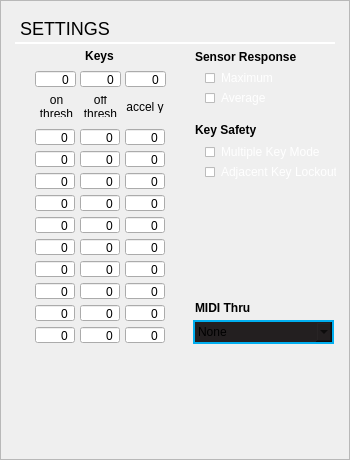
  <widget class="QFrame" name="settingsFrame">
   <property name="geometry">
    <rect>
     <x>0</x>
     <y>0</y>
     <width>350</width>
     <height>460</height>
    </rect>
   </property>
   <property name="focusPolicy">
    <enum>Qt::NoFocus</enum>
   </property>
   <property name="styleSheet">
    <string notr="true"/>
   </property>
   <property name="frameShape">
    <enum>QFrame::StyledPanel</enum>
   </property>
   <property name="frameShadow">
    <enum>QFrame::Raised</enum>
   </property>
   <widget class="QLabel" name="label_28">
    <property name="geometry">
     <rect>
      <x>20</x>
      <y>8</y>
      <width>181</width>
      <height>41</height>
     </rect>
    </property>
    <property name="font">
     <font>
      <pointsize>-1</pointsize>
      <italic>false</italic>
      <bold>false</bold>
     </font>
    </property>
    <property name="styleSheet">
     <string notr="true">QLabel
	{
		font:							 18px;
	}</string>
    </property>
    <property name="text">
     <string>SETTINGS</string>
    </property>
   </widget>
   <widget class="QLabel" name="label_29">
    <property name="geometry">
     <rect>
      <x>15</x>
      <y>42</y>
      <width>320</width>
      <height>16</height>
     </rect>
    </property>
    <property name="styleSheet">
     <string notr="true">QLabel
{
border-top: 2px solid white;
}</string>
    </property>
    <property name="text">
     <string/>
    </property>
   </widget>
   <widget class="QLabel" name="label_27">
    <property name="geometry">
     <rect>
      <x>195</x>
      <y>120</y>
      <width>101</width>
      <height>20</height>
     </rect>
    </property>
    <property name="font">
     <font>
      <pointsize>-1</pointsize>
      <italic>false</italic>
      <bold>true</bold>
     </font>
    </property>
    <property name="styleSheet">
     <string notr="true">font: bold 12px;</string>
    </property>
    <property name="text">
     <string>Key Safety</string>
    </property>
    <property name="alignment">
     <set>Qt::AlignLeading|Qt::AlignLeft|Qt::AlignVCenter</set>
    </property>
   </widget>
   <widget class="QLabel" name="label_15">
    <property name="geometry">
     <rect>
      <x>121</x>
      <y>100</y>
      <width>48</width>
      <height>13</height>
     </rect>
    </property>
    <property name="text">
     <string>accel y</string>
    </property>
    <property name="alignment">
     <set>Qt::AlignCenter</set>
    </property>
    <property name="wordWrap">
     <bool>true</bool>
    </property>
   </widget>
   <widget class="QLabel" name="label_18">
    <property name="geometry">
     <rect>
      <x>80</x>
      <y>96</y>
      <width>41</width>
      <height>21</height>
     </rect>
    </property>
    <property name="text">
     <string>off thresh</string>
    </property>
    <property name="alignment">
     <set>Qt::AlignCenter</set>
    </property>
    <property name="wordWrap">
     <bool>true</bool>
    </property>
   </widget>
   <widget class="QLabel" name="label_17">
    <property name="geometry">
     <rect>
      <x>36</x>
      <y>96</y>
      <width>41</width>
      <height>21</height>
     </rect>
    </property>
    <property name="text">
     <string>on thresh</string>
    </property>
    <property name="alignment">
     <set>Qt::AlignCenter</set>
    </property>
    <property name="wordWrap">
     <bool>true</bool>
    </property>
   </widget>
   <widget class="QLabel" name="label_2">
    <property name="geometry">
     <rect>
      <x>74</x>
      <y>46</y>
      <width>51</width>
      <height>20</height>
     </rect>
    </property>
    <property name="styleSheet">
     <string notr="true">font: bold 12px</string>
    </property>
    <property name="text">
     <string>Keys</string>
    </property>
    <property name="alignment">
     <set>Qt::AlignCenter</set>
    </property>
   </widget>
   <widget class="QSpinBox" name="allAccelY">
    <property name="geometry">
     <rect>
      <x>125</x>
      <y>70</y>
      <width>41</width>
      <height>18</height>
     </rect>
    </property>
    <property name="alignment">
     <set>Qt::AlignRight|Qt::AlignTrailing|Qt::AlignVCenter</set>
    </property>
    <property name="buttonSymbols">
     <enum>QAbstractSpinBox::NoButtons</enum>
    </property>
    <property name="maximum">
     <number>127</number>
    </property>
   </widget>
   <widget class="QSpinBox" name="allOffThresh">
    <property name="geometry">
     <rect>
      <x>80</x>
      <y>70</y>
      <width>41</width>
      <height>18</height>
     </rect>
    </property>
    <property name="alignment">
     <set>Qt::AlignRight|Qt::AlignTrailing|Qt::AlignVCenter</set>
    </property>
    <property name="buttonSymbols">
     <enum>QAbstractSpinBox::NoButtons</enum>
    </property>
    <property name="maximum">
     <number>127</number>
    </property>
   </widget>
   <widget class="QSpinBox" name="allOnThresh">
    <property name="geometry">
     <rect>
      <x>35</x>
      <y>70</y>
      <width>41</width>
      <height>18</height>
     </rect>
    </property>
    <property name="alignment">
     <set>Qt::AlignRight|Qt::AlignTrailing|Qt::AlignVCenter</set>
    </property>
    <property name="buttonSymbols">
     <enum>QAbstractSpinBox::NoButtons</enum>
    </property>
    <property name="maximum">
     <number>127</number>
    </property>
   </widget>
   <widget class="QSpinBox" name="key1OnThresh">
    <property name="geometry">
     <rect>
      <x>35</x>
      <y>128</y>
      <width>40</width>
      <height>18</height>
     </rect>
    </property>
    <property name="alignment">
     <set>Qt::AlignRight|Qt::AlignTrailing|Qt::AlignVCenter</set>
    </property>
    <property name="buttonSymbols">
     <enum>QAbstractSpinBox::NoButtons</enum>
    </property>
    <property name="maximum">
     <number>127</number>
    </property>
   </widget>
   <widget class="QSpinBox" name="key1OffThresh">
    <property name="geometry">
     <rect>
      <x>80</x>
      <y>128</y>
      <width>40</width>
      <height>18</height>
     </rect>
    </property>
    <property name="alignment">
     <set>Qt::AlignRight|Qt::AlignTrailing|Qt::AlignVCenter</set>
    </property>
    <property name="buttonSymbols">
     <enum>QAbstractSpinBox::NoButtons</enum>
    </property>
    <property name="maximum">
     <number>127</number>
    </property>
   </widget>
   <widget class="QSpinBox" name="key1AccelY">
    <property name="geometry">
     <rect>
      <x>125</x>
      <y>128</y>
      <width>40</width>
      <height>18</height>
     </rect>
    </property>
    <property name="alignment">
     <set>Qt::AlignRight|Qt::AlignTrailing|Qt::AlignVCenter</set>
    </property>
    <property name="buttonSymbols">
     <enum>QAbstractSpinBox::NoButtons</enum>
    </property>
    <property name="maximum">
     <number>127</number>
    </property>
   </widget>
   <widget class="QSpinBox" name="key2OnThresh">
    <property name="geometry">
     <rect>
      <x>35</x>
      <y>150</y>
      <width>40</width>
      <height>18</height>
     </rect>
    </property>
    <property name="alignment">
     <set>Qt::AlignRight|Qt::AlignTrailing|Qt::AlignVCenter</set>
    </property>
    <property name="buttonSymbols">
     <enum>QAbstractSpinBox::NoButtons</enum>
    </property>
    <property name="maximum">
     <number>127</number>
    </property>
   </widget>
   <widget class="QSpinBox" name="key2OffThresh">
    <property name="geometry">
     <rect>
      <x>80</x>
      <y>150</y>
      <width>40</width>
      <height>18</height>
     </rect>
    </property>
    <property name="alignment">
     <set>Qt::AlignRight|Qt::AlignTrailing|Qt::AlignVCenter</set>
    </property>
    <property name="buttonSymbols">
     <enum>QAbstractSpinBox::NoButtons</enum>
    </property>
    <property name="maximum">
     <number>127</number>
    </property>
   </widget>
   <widget class="QSpinBox" name="key2AccelY">
    <property name="geometry">
     <rect>
      <x>125</x>
      <y>150</y>
      <width>40</width>
      <height>18</height>
     </rect>
    </property>
    <property name="alignment">
     <set>Qt::AlignRight|Qt::AlignTrailing|Qt::AlignVCenter</set>
    </property>
    <property name="buttonSymbols">
     <enum>QAbstractSpinBox::NoButtons</enum>
    </property>
    <property name="maximum">
     <number>127</number>
    </property>
   </widget>
   <widget class="QSpinBox" name="key3OnThresh">
    <property name="geometry">
     <rect>
      <x>35</x>
      <y>172</y>
      <width>40</width>
      <height>18</height>
     </rect>
    </property>
    <property name="alignment">
     <set>Qt::AlignRight|Qt::AlignTrailing|Qt::AlignVCenter</set>
    </property>
    <property name="buttonSymbols">
     <enum>QAbstractSpinBox::NoButtons</enum>
    </property>
    <property name="maximum">
     <number>127</number>
    </property>
   </widget>
   <widget class="QSpinBox" name="key3OffThresh">
    <property name="geometry">
     <rect>
      <x>80</x>
      <y>172</y>
      <width>40</width>
      <height>18</height>
     </rect>
    </property>
    <property name="alignment">
     <set>Qt::AlignRight|Qt::AlignTrailing|Qt::AlignVCenter</set>
    </property>
    <property name="buttonSymbols">
     <enum>QAbstractSpinBox::NoButtons</enum>
    </property>
    <property name="maximum">
     <number>127</number>
    </property>
   </widget>
   <widget class="QSpinBox" name="key3AccelY">
    <property name="geometry">
     <rect>
      <x>125</x>
      <y>172</y>
      <width>40</width>
      <height>18</height>
     </rect>
    </property>
    <property name="alignment">
     <set>Qt::AlignRight|Qt::AlignTrailing|Qt::AlignVCenter</set>
    </property>
    <property name="buttonSymbols">
     <enum>QAbstractSpinBox::NoButtons</enum>
    </property>
    <property name="maximum">
     <number>127</number>
    </property>
   </widget>
   <widget class="QSpinBox" name="key4OnThresh">
    <property name="geometry">
     <rect>
      <x>35</x>
      <y>194</y>
      <width>40</width>
      <height>18</height>
     </rect>
    </property>
    <property name="alignment">
     <set>Qt::AlignRight|Qt::AlignTrailing|Qt::AlignVCenter</set>
    </property>
    <property name="buttonSymbols">
     <enum>QAbstractSpinBox::NoButtons</enum>
    </property>
    <property name="maximum">
     <number>127</number>
    </property>
   </widget>
   <widget class="QSpinBox" name="key4OffThresh">
    <property name="geometry">
     <rect>
      <x>80</x>
      <y>194</y>
      <width>40</width>
      <height>18</height>
     </rect>
    </property>
    <property name="alignment">
     <set>Qt::AlignRight|Qt::AlignTrailing|Qt::AlignVCenter</set>
    </property>
    <property name="buttonSymbols">
     <enum>QAbstractSpinBox::NoButtons</enum>
    </property>
    <property name="maximum">
     <number>127</number>
    </property>
   </widget>
   <widget class="QSpinBox" name="key4AccelY">
    <property name="geometry">
     <rect>
      <x>125</x>
      <y>194</y>
      <width>40</width>
      <height>18</height>
     </rect>
    </property>
    <property name="alignment">
     <set>Qt::AlignRight|Qt::AlignTrailing|Qt::AlignVCenter</set>
    </property>
    <property name="buttonSymbols">
     <enum>QAbstractSpinBox::NoButtons</enum>
    </property>
    <property name="maximum">
     <number>127</number>
    </property>
   </widget>
   <widget class="QSpinBox" name="key5OnThresh">
    <property name="geometry">
     <rect>
      <x>35</x>
      <y>216</y>
      <width>40</width>
      <height>18</height>
     </rect>
    </property>
    <property name="alignment">
     <set>Qt::AlignRight|Qt::AlignTrailing|Qt::AlignVCenter</set>
    </property>
    <property name="buttonSymbols">
     <enum>QAbstractSpinBox::NoButtons</enum>
    </property>
    <property name="maximum">
     <number>127</number>
    </property>
   </widget>
   <widget class="QSpinBox" name="key5OffThresh">
    <property name="geometry">
     <rect>
      <x>80</x>
      <y>216</y>
      <width>40</width>
      <height>18</height>
     </rect>
    </property>
    <property name="alignment">
     <set>Qt::AlignRight|Qt::AlignTrailing|Qt::AlignVCenter</set>
    </property>
    <property name="buttonSymbols">
     <enum>QAbstractSpinBox::NoButtons</enum>
    </property>
    <property name="maximum">
     <number>127</number>
    </property>
   </widget>
   <widget class="QSpinBox" name="key5AccelY">
    <property name="geometry">
     <rect>
      <x>125</x>
      <y>216</y>
      <width>40</width>
      <height>18</height>
     </rect>
    </property>
    <property name="alignment">
     <set>Qt::AlignRight|Qt::AlignTrailing|Qt::AlignVCenter</set>
    </property>
    <property name="buttonSymbols">
     <enum>QAbstractSpinBox::NoButtons</enum>
    </property>
    <property name="maximum">
     <number>127</number>
    </property>
   </widget>
   <widget class="QSpinBox" name="key6OnThresh">
    <property name="geometry">
     <rect>
      <x>35</x>
      <y>238</y>
      <width>40</width>
      <height>18</height>
     </rect>
    </property>
    <property name="alignment">
     <set>Qt::AlignRight|Qt::AlignTrailing|Qt::AlignVCenter</set>
    </property>
    <property name="buttonSymbols">
     <enum>QAbstractSpinBox::NoButtons</enum>
    </property>
    <property name="maximum">
     <number>127</number>
    </property>
   </widget>
   <widget class="QSpinBox" name="key6OffThresh">
    <property name="geometry">
     <rect>
      <x>80</x>
      <y>238</y>
      <width>40</width>
      <height>18</height>
     </rect>
    </property>
    <property name="alignment">
     <set>Qt::AlignRight|Qt::AlignTrailing|Qt::AlignVCenter</set>
    </property>
    <property name="buttonSymbols">
     <enum>QAbstractSpinBox::NoButtons</enum>
    </property>
    <property name="maximum">
     <number>127</number>
    </property>
   </widget>
   <widget class="QSpinBox" name="key6AccelY">
    <property name="geometry">
     <rect>
      <x>125</x>
      <y>238</y>
      <width>40</width>
      <height>18</height>
     </rect>
    </property>
    <property name="alignment">
     <set>Qt::AlignRight|Qt::AlignTrailing|Qt::AlignVCenter</set>
    </property>
    <property name="buttonSymbols">
     <enum>QAbstractSpinBox::NoButtons</enum>
    </property>
    <property name="maximum">
     <number>127</number>
    </property>
   </widget>
   <widget class="QSpinBox" name="key7OnThresh">
    <property name="geometry">
     <rect>
      <x>35</x>
      <y>260</y>
      <width>40</width>
      <height>18</height>
     </rect>
    </property>
    <property name="alignment">
     <set>Qt::AlignRight|Qt::AlignTrailing|Qt::AlignVCenter</set>
    </property>
    <property name="buttonSymbols">
     <enum>QAbstractSpinBox::NoButtons</enum>
    </property>
    <property name="maximum">
     <number>127</number>
    </property>
   </widget>
   <widget class="QSpinBox" name="key7OffThresh">
    <property name="geometry">
     <rect>
      <x>80</x>
      <y>260</y>
      <width>40</width>
      <height>18</height>
     </rect>
    </property>
    <property name="alignment">
     <set>Qt::AlignRight|Qt::AlignTrailing|Qt::AlignVCenter</set>
    </property>
    <property name="buttonSymbols">
     <enum>QAbstractSpinBox::NoButtons</enum>
    </property>
    <property name="maximum">
     <number>127</number>
    </property>
   </widget>
   <widget class="QSpinBox" name="key7AccelY">
    <property name="geometry">
     <rect>
      <x>125</x>
      <y>260</y>
      <width>40</width>
      <height>18</height>
     </rect>
    </property>
    <property name="alignment">
     <set>Qt::AlignRight|Qt::AlignTrailing|Qt::AlignVCenter</set>
    </property>
    <property name="buttonSymbols">
     <enum>QAbstractSpinBox::NoButtons</enum>
    </property>
    <property name="maximum">
     <number>127</number>
    </property>
   </widget>
   <widget class="QSpinBox" name="key8OnThresh">
    <property name="geometry">
     <rect>
      <x>35</x>
      <y>282</y>
      <width>40</width>
      <height>18</height>
     </rect>
    </property>
    <property name="alignment">
     <set>Qt::AlignRight|Qt::AlignTrailing|Qt::AlignVCenter</set>
    </property>
    <property name="buttonSymbols">
     <enum>QAbstractSpinBox::NoButtons</enum>
    </property>
    <property name="maximum">
     <number>127</number>
    </property>
   </widget>
   <widget class="QSpinBox" name="key8OffThresh">
    <property name="geometry">
     <rect>
      <x>80</x>
      <y>282</y>
      <width>40</width>
      <height>18</height>
     </rect>
    </property>
    <property name="alignment">
     <set>Qt::AlignRight|Qt::AlignTrailing|Qt::AlignVCenter</set>
    </property>
    <property name="buttonSymbols">
     <enum>QAbstractSpinBox::NoButtons</enum>
    </property>
    <property name="maximum">
     <number>127</number>
    </property>
   </widget>
   <widget class="QSpinBox" name="key8AccelY">
    <property name="geometry">
     <rect>
      <x>125</x>
      <y>282</y>
      <width>40</width>
      <height>18</height>
     </rect>
    </property>
    <property name="alignment">
     <set>Qt::AlignRight|Qt::AlignTrailing|Qt::AlignVCenter</set>
    </property>
    <property name="buttonSymbols">
     <enum>QAbstractSpinBox::NoButtons</enum>
    </property>
    <property name="maximum">
     <number>127</number>
    </property>
   </widget>
   <widget class="QSpinBox" name="key9OnThresh">
    <property name="geometry">
     <rect>
      <x>35</x>
      <y>304</y>
      <width>40</width>
      <height>18</height>
     </rect>
    </property>
    <property name="alignment">
     <set>Qt::AlignRight|Qt::AlignTrailing|Qt::AlignVCenter</set>
    </property>
    <property name="buttonSymbols">
     <enum>QAbstractSpinBox::NoButtons</enum>
    </property>
    <property name="maximum">
     <number>127</number>
    </property>
   </widget>
   <widget class="QSpinBox" name="key9OffThresh">
    <property name="geometry">
     <rect>
      <x>80</x>
      <y>304</y>
      <width>40</width>
      <height>18</height>
     </rect>
    </property>
    <property name="alignment">
     <set>Qt::AlignRight|Qt::AlignTrailing|Qt::AlignVCenter</set>
    </property>
    <property name="buttonSymbols">
     <enum>QAbstractSpinBox::NoButtons</enum>
    </property>
    <property name="maximum">
     <number>127</number>
    </property>
   </widget>
   <widget class="QSpinBox" name="key9AccelY">
    <property name="geometry">
     <rect>
      <x>125</x>
      <y>304</y>
      <width>40</width>
      <height>18</height>
     </rect>
    </property>
    <property name="alignment">
     <set>Qt::AlignRight|Qt::AlignTrailing|Qt::AlignVCenter</set>
    </property>
    <property name="buttonSymbols">
     <enum>QAbstractSpinBox::NoButtons</enum>
    </property>
    <property name="maximum">
     <number>127</number>
    </property>
   </widget>
   <widget class="QSpinBox" name="key10OffThresh">
    <property name="geometry">
     <rect>
      <x>80</x>
      <y>326</y>
      <width>40</width>
      <height>18</height>
     </rect>
    </property>
    <property name="alignment">
     <set>Qt::AlignRight|Qt::AlignTrailing|Qt::AlignVCenter</set>
    </property>
    <property name="buttonSymbols">
     <enum>QAbstractSpinBox::NoButtons</enum>
    </property>
    <property name="maximum">
     <number>127</number>
    </property>
   </widget>
   <widget class="QSpinBox" name="key10AccelY">
    <property name="geometry">
     <rect>
      <x>125</x>
      <y>326</y>
      <width>40</width>
      <height>18</height>
     </rect>
    </property>
    <property name="alignment">
     <set>Qt::AlignRight|Qt::AlignTrailing|Qt::AlignVCenter</set>
    </property>
    <property name="buttonSymbols">
     <enum>QAbstractSpinBox::NoButtons</enum>
    </property>
    <property name="maximum">
     <number>127</number>
    </property>
   </widget>
   <widget class="QLabel" name="label_31">
    <property name="geometry">
     <rect>
      <x>180</x>
      <y>60</y>
      <width>20</width>
      <height>291</height>
     </rect>
    </property>
    <property name="styleSheet">
     <string notr="true">QLabel
{
border-left: 1px solid white;
}</string>
    </property>
    <property name="text">
     <string/>
    </property>
   </widget>
   <widget class="QLabel" name="label">
    <property name="geometry">
     <rect>
      <x>195</x>
      <y>46</y>
      <width>149</width>
      <height>21</height>
     </rect>
    </property>
    <property name="styleSheet">
     <string notr="true">font: bold 12px;</string>
    </property>
    <property name="text">
     <string>Sensor Response</string>
    </property>
   </widget>
   <widget class="QCheckBox" name="sensorResponseMax">
    <property name="geometry">
     <rect>
      <x>205</x>
      <y>70</y>
      <width>123</width>
      <height>16</height>
     </rect>
    </property>
    <property name="focusPolicy">
     <enum>Qt::WheelFocus</enum>
    </property>
    <property name="styleSheet">
     <string notr="true">QCheckBox
{
color: rgba(255,255,255,250);
	font: 10pt &quot;Futura&quot;;
}

QCheckBox::indicator {
     width: 10px;
     height: 10px;
 }

  QCheckBox::indicator::unchecked {
     image: url(:/resources/radio_off.png);
 }

 QCheckBox::indicator:unchecked:hover {
     image: url(:/resources/radio_off.png);
 }

 QCheckBox::indicator:unchecked:pressed {
     image: url(:/resources/radio_on.png);
 }

 QCheckBox::indicator::checked {
     image: url(:/resources/radio_on.png);
 }

 QCheckBox::indicator:checked:pressed {
     image: url(:/resources/radio_off.png);
 }

 QCheckBox::indicator::unchecked:focus {
     image: url(:/resources/radio_focus_off.png);
 }

 QCheckBox::indicator:unchecked:pressed:focus {
     image: url(:/resources/radio_focus_on.png);
 }

 QCheckBox::indicator::checked:focus {
     image: url(:/resources/radio_focus_on.png);
 }

 QCheckBox::indicator:checked:pressed:focus {
     image: url(:/resources/radio_focus_off.png);
 }</string>
    </property>
    <property name="text">
     <string>Maximum</string>
    </property>
   </widget>
   <widget class="QCheckBox" name="sensorResponseAverage">
    <property name="geometry">
     <rect>
      <x>205</x>
      <y>90</y>
      <width>123</width>
      <height>16</height>
     </rect>
    </property>
    <property name="focusPolicy">
     <enum>Qt::WheelFocus</enum>
    </property>
    <property name="styleSheet">
     <string notr="true">QCheckBox
{
color: rgba(255,255,255,250);
	font: 10pt &quot;Futura&quot;;
}

QCheckBox::indicator {
     width: 10px;
     height: 10px;
 }

  QCheckBox::indicator::unchecked {
     image: url(:/resources/radio_off.png);
 }

 QCheckBox::indicator:unchecked:hover {
     image: url(:/resources/radio_off.png);
 }

 QCheckBox::indicator:unchecked:pressed {
     image: url(:/resources/radio_on.png);
 }

 QCheckBox::indicator::checked {
     image: url(:/resources/radio_on.png);
 }

 QCheckBox::indicator:checked:pressed {
     image: url(:/resources/radio_off.png);
 }

 QCheckBox::indicator::unchecked:focus {
     image: url(:/resources/radio_focus_off.png);
 }

 QCheckBox::indicator:unchecked:pressed:focus {
     image: url(:/resources/radio_focus_on.png);
 }

 QCheckBox::indicator::checked:focus {
     image: url(:/resources/radio_focus_on.png);
 }

 QCheckBox::indicator:checked:pressed:focus {
     image: url(:/resources/radio_focus_off.png);
 }</string>
    </property>
    <property name="text">
     <string>Average</string>
    </property>
   </widget>
   <widget class="QCheckBox" name="multipleKeyMode">
    <property name="geometry">
     <rect>
      <x>205</x>
      <y>144</y>
      <width>131</width>
      <height>16</height>
     </rect>
    </property>
    <property name="focusPolicy">
     <enum>Qt::WheelFocus</enum>
    </property>
    <property name="layoutDirection">
     <enum>Qt::LeftToRight</enum>
    </property>
    <property name="styleSheet">
     <string notr="true">QCheckBox
{
color: rgba(255,255,255,250);
	font: 10pt &quot;Futura&quot;;
}

QCheckBox::indicator {
     width: 10px;
     height: 10px;
 }

  QCheckBox::indicator::unchecked {
     image: url(:/resources/radio_off.png);
 }

 QCheckBox::indicator:unchecked:hover {
     image: url(:/resources/radio_off.png);
 }

 QCheckBox::indicator:unchecked:pressed {
     image: url(:/resources/radio_on.png);
 }

 QCheckBox::indicator::checked {
     image: url(:/resources/radio_on.png);
 }

 QCheckBox::indicator:checked:pressed {
     image: url(:/resources/radio_off.png);
 }

 QCheckBox::indicator::unchecked:focus {
     image: url(:/resources/radio_focus_off.png);
 }

 QCheckBox::indicator:unchecked:pressed:focus {
     image: url(:/resources/radio_focus_on.png);
 }

 QCheckBox::indicator::checked:focus {
     image: url(:/resources/radio_focus_on.png);
 }

 QCheckBox::indicator:checked:pressed:focus {
     image: url(:/resources/radio_focus_off.png);
 }</string>
    </property>
    <property name="text">
     <string>Multiple Key Mode</string>
    </property>
   </widget>
   <widget class="QCheckBox" name="adjacentKeyMode">
    <property name="geometry">
     <rect>
      <x>205</x>
      <y>164</y>
      <width>131</width>
      <height>16</height>
     </rect>
    </property>
    <property name="focusPolicy">
     <enum>Qt::WheelFocus</enum>
    </property>
    <property name="layoutDirection">
     <enum>Qt::LeftToRight</enum>
    </property>
    <property name="styleSheet">
     <string notr="true">QCheckBox
{
color: rgba(255,255,255,250);
	font: 10pt &quot;Futura&quot;;
}

QCheckBox::indicator {
     width: 10px;
     height: 10px;
 }

  QCheckBox::indicator::unchecked {
     image: url(:/resources/radio_off.png);
 }

 QCheckBox::indicator:unchecked:hover {
     image: url(:/resources/radio_off.png);
 }

 QCheckBox::indicator:unchecked:pressed {
     image: url(:/resources/radio_on.png);
 }

 QCheckBox::indicator::checked {
     image: url(:/resources/radio_on.png);
 }

 QCheckBox::indicator:checked:pressed {
     image: url(:/resources/radio_off.png);
 }

 QCheckBox::indicator::unchecked:focus {
     image: url(:/resources/radio_focus_off.png);
 }

 QCheckBox::indicator:unchecked:pressed:focus {
     image: url(:/resources/radio_focus_on.png);
 }

 QCheckBox::indicator::checked:focus {
     image: url(:/resources/radio_focus_on.png);
 }

 QCheckBox::indicator:checked:pressed:focus {
     image: url(:/resources/radio_focus_off.png);
 }</string>
    </property>
    <property name="text">
     <string>Adjacent Key Lockout</string>
    </property>
   </widget>
   <widget class="QSpinBox" name="key10OnThresh">
    <property name="geometry">
     <rect>
      <x>35</x>
      <y>326</y>
      <width>40</width>
      <height>18</height>
     </rect>
    </property>
    <property name="alignment">
     <set>Qt::AlignRight|Qt::AlignTrailing|Qt::AlignVCenter</set>
    </property>
    <property name="buttonSymbols">
     <enum>QAbstractSpinBox::NoButtons</enum>
    </property>
    <property name="maximum">
     <number>127</number>
    </property>
   </widget>
   <widget class="QComboBox" name="midi_thru">
    <property name="geometry">
     <rect>
      <x>193</x>
      <y>320</y>
      <width>141</width>
      <height>24</height>
     </rect>
    </property>
    <property name="styleSheet">
     <string notr="true">QWidget
{
	background:		rgba(35,31,32,255);
	border: 2px solid rgba(0,174,239,255);
}  </string>
    </property>
    <item>
     <property name="text">
      <string>None</string>
     </property>
    </item>
   </widget>
   <widget class="QLabel" name="label_30">
    <property name="geometry">
     <rect>
      <x>195</x>
      <y>298</y>
      <width>101</width>
      <height>20</height>
     </rect>
    </property>
    <property name="font">
     <font>
      <pointsize>-1</pointsize>
      <italic>false</italic>
      <bold>true</bold>
     </font>
    </property>
    <property name="styleSheet">
     <string notr="true">font: bold 12px;</string>
    </property>
    <property name="text">
     <string>MIDI Thru</string>
    </property>
    <property name="alignment">
     <set>Qt::AlignLeading|Qt::AlignLeft|Qt::AlignVCenter</set>
    </property>
   </widget>
  </widget>
